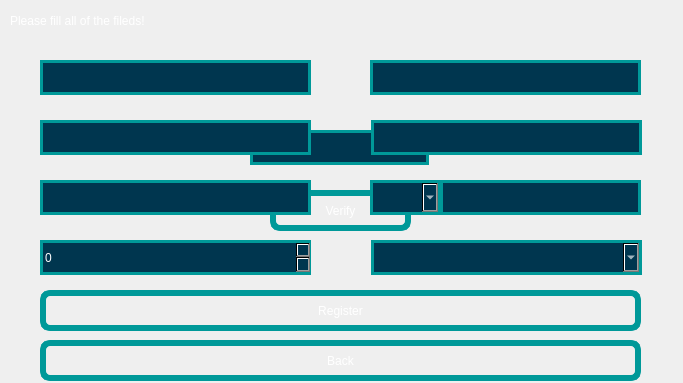
<?xml version="1.0" encoding="UTF-8"?>
<ui version="4.0">
 <class>Register</class>
 <widget class="QDialog" name="Register">
  <property name="geometry">
   <rect>
    <x>0</x>
    <y>0</y>
    <width>683</width>
    <height>383</height>
   </rect>
  </property>
  <property name="windowTitle">
   <string>Dialog</string>
  </property>
  <property name="styleSheet">
   <string notr="true">QDialog
{
	background-image: url(:/Images/background); background-repeat: no-repeat;
}</string>
  </property>
  <widget class="QPushButton" name="registerBtn">
   <property name="geometry">
    <rect>
     <x>40</x>
     <y>290</y>
     <width>601</width>
     <height>41</height>
    </rect>
   </property>
   <property name="styleSheet">
    <string notr="true">QPushButton {
    color: #FFFFFF;
    padding: 2px;
   	font: 17pt 'Times New Roman';
    border-width: 6px;
    border-radius: 10px;
	border-color: #009999;
	border-style: solid;
}
QPushButton:hover {
   	    background: #009999;
        position: absolute;
        top: 50%;
        left: 50%;
}</string>
   </property>
   <property name="text">
    <string>Register</string>
   </property>
  </widget>
  <widget class="QLabel" name="fillAllTxt">
   <property name="geometry">
    <rect>
     <x>10</x>
     <y>-20</y>
     <width>661</width>
     <height>81</height>
    </rect>
   </property>
   <property name="styleSheet">
    <string notr="true">QLabel
{
	background: rgba(255, 0, 0, 0);
	color: white;
   	font: 15pt 'Times New Roman';
}</string>
   </property>
   <property name="text">
    <string>Please fill all of the fileds!</string>
   </property>
  </widget>
  <widget class="QPushButton" name="backBtn">
   <property name="geometry">
    <rect>
     <x>40</x>
     <y>340</y>
     <width>601</width>
     <height>41</height>
    </rect>
   </property>
   <property name="styleSheet">
    <string notr="true">QPushButton {
    color: #FFFFFF;
    padding: 2px;
   	font: 17pt 'Times New Roman';
    border-width: 6px;
    border-radius: 10px;
	border-color: #009999;
	border-style: solid;
}
QPushButton:hover {
   	    background: #009999;
        position: absolute;
        top: 50%;
        left: 50%;
}</string>
   </property>
   <property name="text">
    <string>Back</string>
   </property>
  </widget>
  <widget class="QLineEdit" name="codeInput">
   <property name="geometry">
    <rect>
     <x>250</x>
     <y>130</y>
     <width>179</width>
     <height>35</height>
    </rect>
   </property>
   <property name="styleSheet">
    <string notr="true">QLineEdit
{
	 border-radius: 50px;
	border: 3px solid;
	border-color: #009999;
	color: white;
   	font: 17pt 'Times New Roman';
	background-color: qlineargradient(spread:pad, x1:1, y1:1, x2:1, y2:1, stop:0.116601 rgba(0, 54, 79, 255), stop:1 rgba(255, 255, 255, 255));
}</string>
   </property>
   <property name="text">
    <string/>
   </property>
  </widget>
  <widget class="QPushButton" name="verifyBtn">
   <property name="geometry">
    <rect>
     <x>270</x>
     <y>190</y>
     <width>141</width>
     <height>41</height>
    </rect>
   </property>
   <property name="styleSheet">
    <string notr="true">QPushButton {
    color: #FFFFFF;
    padding: 2px;
   	font: 17pt 'Times New Roman';
    border-width: 6px;
    border-radius: 10px;
	border-color: #009999;
	border-style: solid;
}
QPushButton:hover {
   	    background: #009999;
        position: absolute;
        top: 50%;
        left: 50%;
}</string>
   </property>
   <property name="text">
    <string>Verify</string>
   </property>
  </widget>
  <widget class="QComboBox" name="countryCode">
   <property name="geometry">
    <rect>
     <x>370</x>
     <y>180</y>
     <width>71</width>
     <height>35</height>
    </rect>
   </property>
   <property name="styleSheet">
    <string notr="true">QComboBox
{
	 border-radius: 50px;
	border: 3px solid;
	border-color: #009999;
	color: white;
   	font: 17pt 'Times New Roman';
	background-color: qlineargradient(spread:pad, x1:1, y1:1, x2:1, y2:1, stop:0.116601 rgba(0, 54, 79, 255), stop:1 rgba(255, 255, 255, 255));

}</string>
   </property>
  </widget>
  <widget class="QLineEdit" name="passwordInput">
   <property name="geometry">
    <rect>
     <x>371</x>
     <y>120</y>
     <width>271</width>
     <height>35</height>
    </rect>
   </property>
   <property name="styleSheet">
    <string notr="true">QLineEdit
{
	 border-radius: 50px;
	border: 3px solid;
	border-color: #009999;
	color: white;
   	font: 17pt 'Times New Roman';
	background-color: qlineargradient(spread:pad, x1:1, y1:1, x2:1, y2:1, stop:0.116601 rgba(0, 54, 79, 255), stop:1 rgba(255, 255, 255, 255));
}</string>
   </property>
   <property name="text">
    <string/>
   </property>
  </widget>
  <widget class="QLineEdit" name="phoneNumberInput">
   <property name="geometry">
    <rect>
     <x>440</x>
     <y>180</y>
     <width>201</width>
     <height>35</height>
    </rect>
   </property>
   <property name="styleSheet">
    <string notr="true">QLineEdit
{
	 border-radius: 50px;
	border: 3px solid;
	border-color: #009999;
	color: white;
   	font: 17pt 'Times New Roman';
	background-color: qlineargradient(spread:pad, x1:1, y1:1, x2:1, y2:1, stop:0.116601 rgba(0, 54, 79, 255), stop:1 rgba(255, 255, 255, 255));
}</string>
   </property>
   <property name="text">
    <string/>
   </property>
  </widget>
  <widget class="QComboBox" name="genderInput">
   <property name="geometry">
    <rect>
     <x>371</x>
     <y>240</y>
     <width>271</width>
     <height>35</height>
    </rect>
   </property>
   <property name="styleSheet">
    <string notr="true">QComboBox
{
	 border-radius: 50px;
	border: 3px solid;
	border-color: #009999;
	color: white;
   	font: 17pt 'Times New Roman';
	background-color: qlineargradient(spread:pad, x1:1, y1:1, x2:1, y2:1, stop:0.116601 rgba(0, 54, 79, 255), stop:1 rgba(255, 255, 255, 255));

}</string>
   </property>
  </widget>
  <widget class="QLineEdit" name="lastNameInput">
   <property name="geometry">
    <rect>
     <x>370</x>
     <y>60</y>
     <width>271</width>
     <height>35</height>
    </rect>
   </property>
   <property name="styleSheet">
    <string notr="true">QLineEdit
{
	border-radius: 50px;
	border: 3px solid;
	border-color: #009999;
	color: white;
   	font: 17pt 'Times New Roman';
	background-color: qlineargradient(spread:pad, x1:1, y1:1, x2:1, y2:1, stop:0.116601 rgba(0, 54, 79, 255), stop:1 rgba(255, 255, 255, 255));
}</string>
   </property>
   <property name="text">
    <string/>
   </property>
  </widget>
  <widget class="QLineEdit" name="emailInput">
   <property name="geometry">
    <rect>
     <x>40</x>
     <y>180</y>
     <width>271</width>
     <height>35</height>
    </rect>
   </property>
   <property name="styleSheet">
    <string notr="true">QLineEdit
{
	 border-radius: 50px;
	border: 3px solid;
	border-color: #009999;
	color: white;
   	font: 17pt 'Times New Roman';
	background-color: qlineargradient(spread:pad, x1:1, y1:1, x2:1, y2:1, stop:0.116601 rgba(0, 54, 79, 255), stop:1 rgba(255, 255, 255, 255));
}</string>
   </property>
   <property name="text">
    <string/>
   </property>
  </widget>
  <widget class="QSpinBox" name="ageSpin">
   <property name="geometry">
    <rect>
     <x>40</x>
     <y>240</y>
     <width>271</width>
     <height>35</height>
    </rect>
   </property>
   <property name="styleSheet">
    <string notr="true">QSpinBox
{
	 border-radius: 50px;
	border: 3px solid;
	border-color: #009999;
	color: white;
   	font: 17pt 'Times New Roman';
	background-color: qlineargradient(spread:pad, x1:1, y1:1, x2:1, y2:1, stop:0.116601 rgba(0, 54, 79, 255), stop:1 rgba(255, 255, 255, 255));
}</string>
   </property>
  </widget>
  <widget class="QLineEdit" name="firstNameInput">
   <property name="geometry">
    <rect>
     <x>40</x>
     <y>60</y>
     <width>271</width>
     <height>35</height>
    </rect>
   </property>
   <property name="styleSheet">
    <string notr="true">QLineEdit
{
	 border-radius: 50px;
	border: 3px solid;
	border-color: #009999;
	color: white;
   	font: 17pt 'Times New Roman';
    background-color: qlineargradient(spread:pad, x1:1, y1:1, x2:1, y2:1, stop:0.116601 rgba(0, 54, 79, 255), stop:1 rgba(255, 255, 255, 255));
}</string>
   </property>
   <property name="text">
    <string/>
   </property>
  </widget>
  <widget class="QLineEdit" name="usernameInput">
   <property name="geometry">
    <rect>
     <x>40</x>
     <y>120</y>
     <width>271</width>
     <height>35</height>
    </rect>
   </property>
   <property name="styleSheet">
    <string notr="true">QLineEdit
{
	 border-radius: 50px;
	border: 3px solid;
	border-color: #009999;
	color: white;
   	font: 17pt 'Times New Roman';
	background-color: qlineargradient(spread:pad, x1:1, y1:1, x2:1, y2:1, stop:0.116601 rgba(0, 54, 79, 255), stop:1 rgba(255, 255, 255, 255));
}</string>
   </property>
   <property name="text">
    <string/>
   </property>
  </widget>
 </widget>
 <resources/>
 <connections/>
</ui>
